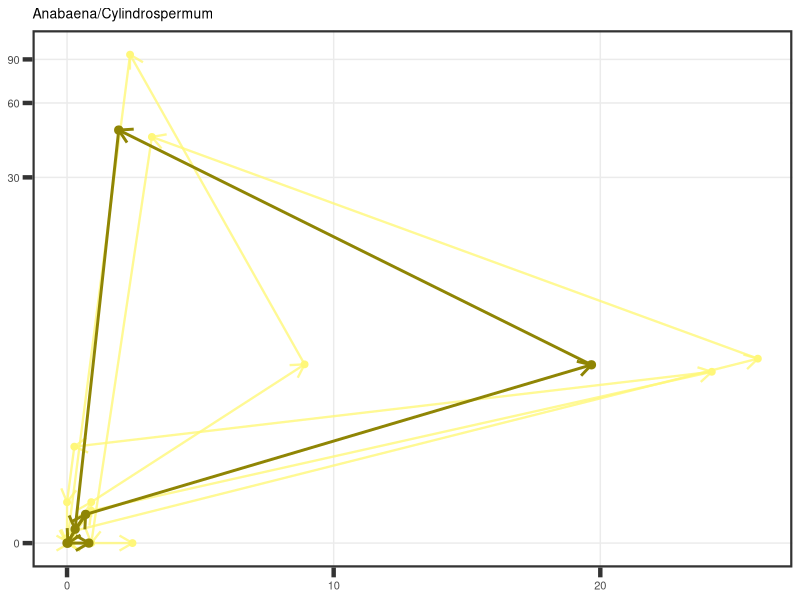
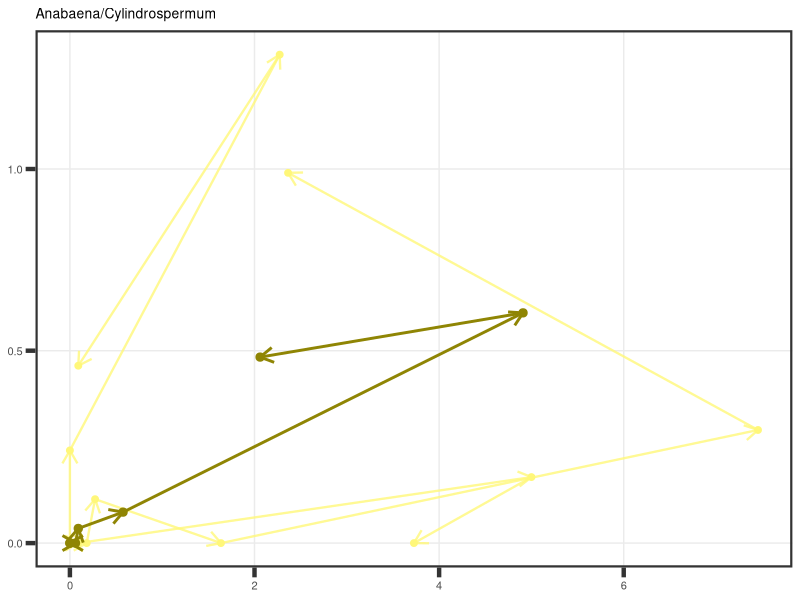
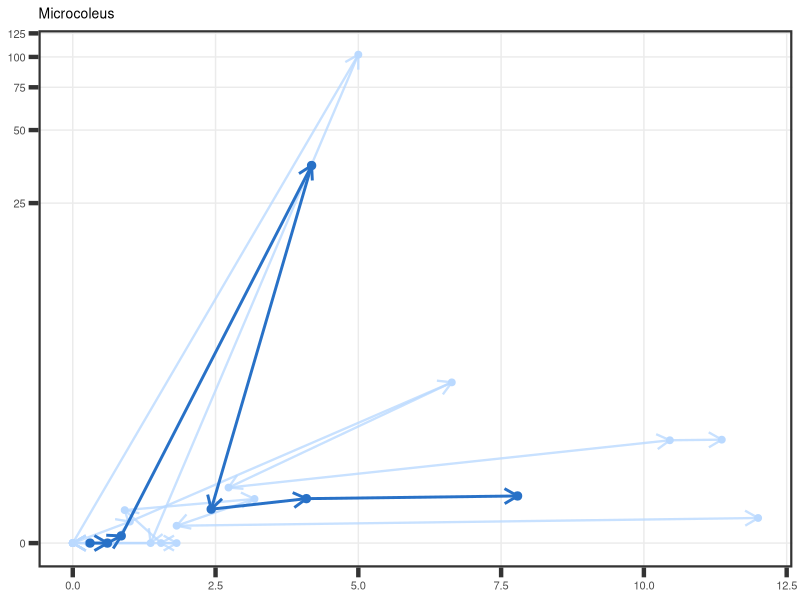
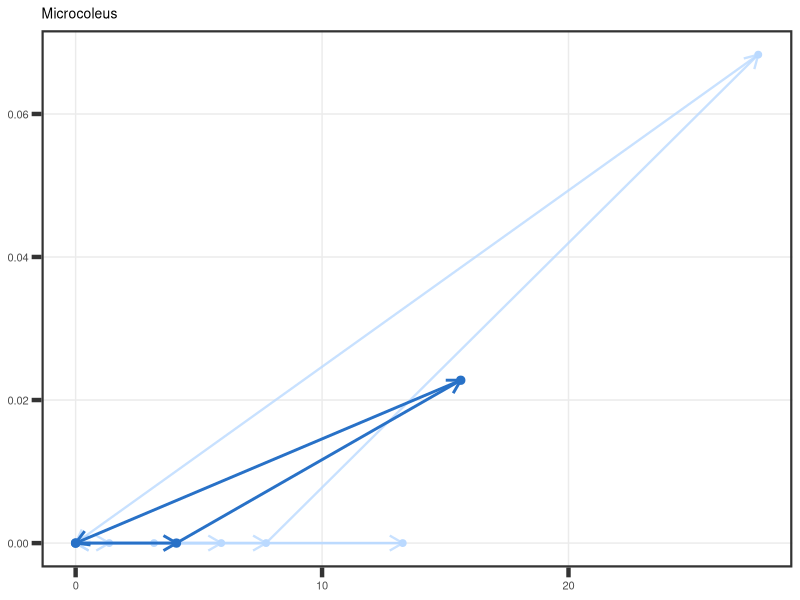
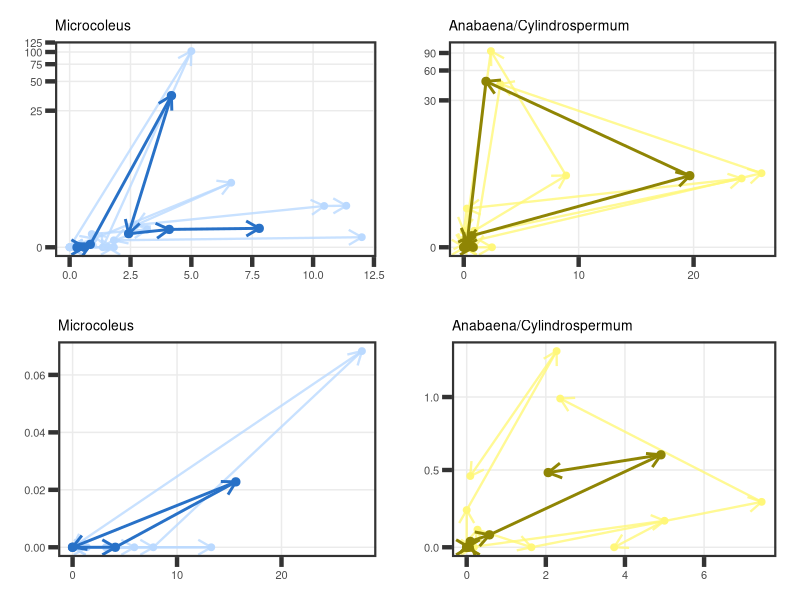
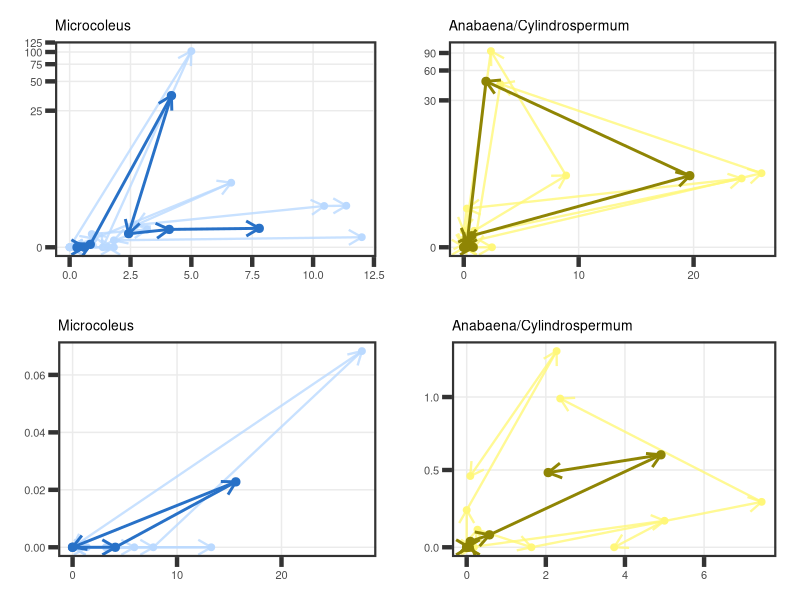

R code for these plots, in order:
#### Supplemental figure to explore cover & ATX with biweekly 2022 data
### Jordan Zabrecky
## last edited: 08.13.2025

# This script creates a supplementary figure to explore the relationships
# between taxa-specific cover and ATX for biweekly 2022 data

#### (1) Loading libraries and data ####

# loading libraries
lapply(c("tidyverse", "lubridate", "plyr", "cowplot", "gridExtra", "grid",
         "ggtext"), 
       require, character.only = T)

# loading in cover and anatoxins
data <- read.csv("./data/field_and_lab/allrivers22_combined.csv") %>% 
  mutate(field_date = ymd(field_date)) %>% 
  select(field_date, site_reach, site, microcoleus, anabaena_cylindrospermum,
         TM_ATX_all_ug_g, TAC_ATX_all_ug_g)

# fill in ATX NAs with zero
data$TM_ATX_all_ug_g <- replace_na(data$TM_ATX_all_ug_g, 0)
data$TAC_ATX_all_ug_g <- replace_na(data$TAC_ATX_all_ug_g, 0)

# set universal theme for plots
theme_set(theme_bw() +
            theme(panel.grid.minor = element_blank(), strip.background = element_blank(),
                  panel.grid.major = element_blank(), panel.border = element_rect(linewidth = 3), axis.ticks = element_line(linewidth = 2.8),
                  text = element_text(size = 15), strip.text = element_text(size = 15),
                  plot.margin = unit(c(.5, 0, 0, 0), "cm"),
                  axis.ticks.length=unit(.25, "cm"), 
                  plot.title = element_markdown(hjust = 0.5)))

# change 7/6 Russian sampling to 7/6 to match the other two 
# (was supposed to sample the first day but field day was taking too long so came back)
data$field_date[which(data$field_date == as.Date("2022-07-07"))] <- as.Date("2022-07-06")

# calculate mean behavior 
mean_data <- data %>% 
  dplyr::group_by(field_date, site) %>% 
  dplyr::summarize(mean_micro_cover = mean(microcoleus),
                   mean_anacyl_cover = mean(anabaena_cylindrospermum),
                   mean_TM_ATX = mean(TM_ATX_all_ug_g),
                   mean_TAC_ATX = mean(TAC_ATX_all_ug_g))
# order by site 
mean_data <- mean_data[order(mean_data$site),]

#### (2) Cover & ATX figures ####

# set universal theme for all plots
theme_set(theme_bw() + 
            theme(legend.position = "bottom", 
                  panel.grid.minor = element_blank(),
                  panel.border = element_rect(linewidth = 1.5), axis.ticks = element_line(linewidth = 1.5),
                  text = element_text(size = 10), axis.ticks.length=unit(.25, "cm"),
                  strip.background = element_blank(), plot.title = element_text(size=10)))

# need to make manual dataframes so that two sites are not
# linked together in geom_segment
data$end_micro_cover <- c(data$microcoleus[-1], NA)
data$end_anacyl_cover <- c(data$anabaena_cylindrospermum[-1], NA)
data$end_TM_atx <-  c(data$TM_ATX_all_ug_g[-1], NA)
data$end_TAC_atx <- c(data$TAC_ATX_all_ug_g[-1], NA)

# do the same for mean data
mean_data$end_micro_cover <- c(mean_data$mean_micro_cover[-1], NA)
mean_data$end_anacyl_cover <- c(mean_data$mean_anacyl_cover[-1], NA)
mean_data$end_TM_atx <-  c(mean_data$mean_TM_ATX[-1], NA)
mean_data$end_TAC_atx <- c(mean_data$mean_TAC_ATX[-1], NA)

# add in NAs to cut the segment on last field days
data[which(data$field_date == ymd("2022-09-15")), 
     c("end_micro_cover", "end_anacyl_cover", "end_TM_atx", "end_TAC_atx")] <- NA
data[which(data$field_date == ymd("2022-09-17")), 
     c("end_micro_cover", "end_anacyl_cover", "end_TM_atx", "end_TAC_atx")] <- NA
data[which(data$field_date == ymd("2022-09-22")), 
     c("end_micro_cover", "end_anacyl_cover", "end_TM_atx", "end_TAC_atx")] <- NA
mean_data[which(mean_data$field_date == ymd("2022-09-15")), 
     c("end_micro_cover", "end_anacyl_cover", "end_TM_atx", "end_TAC_atx")] <- NA
mean_data[which(mean_data$field_date == ymd("2022-09-17")), 
     c("end_micro_cover", "end_anacyl_cover", "end_TM_atx", "end_TAC_atx")] <- NA
mean_data[which(mean_data$field_date == ymd("2022-09-22")), 
     c("end_micro_cover", "end_anacyl_cover", "end_TM_atx", "end_TAC_atx")] <- NA

## anabaena/cylindrospermum

# south fork eel river
sfkeel_ana <- ggplot(data = data %>% filter(site == "SFE-M"), 
                     aes(anabaena_cylindrospermum, TAC_ATX_all_ug_g)) +
  geom_point(size = 2, color = "#fff77a") +
  geom_segment(data = data %>% filter(site == "SFE-M"), linewidth = 0.8, alpha = 0.8,
               aes(xend = end_anacyl_cover, yend = end_TAC_atx), color = "#fff77a",
               arrow = arrow(type = "open", length = unit(0.15, "inches"))) +
  geom_point(data = mean_data %>% filter(site == "SFE-M"), 
             aes(x = mean_anacyl_cover, y = mean_TAC_ATX), 
             color = "#8f8504", size = 2.5) +
  geom_segment(data = mean_data %>% filter(site == "SFE-M"), linewidth = 1, 
               color = "#8f8504",
               aes(x = mean_anacyl_cover,
                   y = mean_TAC_ATX,
                   xend = end_anacyl_cover,
                   yend = end_TAC_atx),
               arrow = arrow(type = "open", length = unit(0.15, "inches"))) +
  labs(y = NULL, x = NULL, title = "Anabaena/Cylindrospermum") +
  scale_y_continuous(trans=scales::pseudo_log_trans(base = 10)) +
  theme(legend.position = "top")
sfkeel_ana # why is color weird


rus_ana <- ggplot(data = data %>% filter(site == "RUS"),
                           aes(anabaena_cylindrospermum, TAC_ATX_all_ug_g)) +
  geom_point(size = 2, color = "#fff77a") +
  geom_segment(data = data %>% filter(site == "RUS"), linewidth = 0.8, alpha = 0.8,
               aes(xend = end_anacyl_cover, yend = end_TAC_atx), color = "#fff77a",
               arrow = arrow(type = "open", length = unit(0.15, "inches"))) +
  geom_point(data = mean_data %>% filter(site == "RUS"), 
             aes(x = mean_anacyl_cover, y = mean_TAC_ATX), 
             color = "#8f8504", size = 2.5) +
  geom_segment(data = mean_data %>% filter(site == "RUS"), linewidth = 1, 
               color = "#8f8504",
               aes(x = mean_anacyl_cover,
                   y = mean_TAC_ATX,
                   xend = end_anacyl_cover,
                   yend = end_TAC_atx),
               arrow = arrow(type = "open", length = unit(0.15, "inches"))) +
  labs(y = NULL, x = NULL, title = "Anabaena/Cylindrospermum") +
  scale_y_continuous(trans=scales::pseudo_log_trans(base = 10)) +
  theme(legend.position = "top")
rus_ana

## microcoleus

# south fork eel river
sfkeel_micro <- ggplot(data = data %>% filter(site == "SFE-M"), 
                       aes(microcoleus, TM_ATX_all_ug_g)) + 
     geom_point(size = 2, color = "#bad9ff") +
     geom_segment(data = data %>% filter(site == "SFE-M"), linewidth = 0.8, alpha = 0.8,
                  aes(xend = end_micro_cover,
                      yend = end_TM_atx),
                  color = "#bad9ff",
                  arrow = arrow(type = "open", length = unit(0.15, "inches"))) +
     geom_point(data = mean_data %>% filter(site == "SFE-M"), aes(x = mean_micro_cover, y = mean_TM_ATX), 
                color = "#2871c7", size = 2.5) +
     geom_segment(data = mean_data %>% filter(site == "SFE-M"), linewidth = 1, color = "#2871c7",
                  aes(x = mean_micro_cover,
                      y = mean_TM_ATX,
                      xend = end_micro_cover,
                      yend = end_TM_atx),
                  arrow = arrow(type = "open", length = unit(0.15, "inches"))) +
     labs(y = NULL, x = NULL, title = "Microcoleus") +
     scale_y_continuous(trans=scales::pseudo_log_trans(base = 10)) +
     theme(legend.position = "top")
sfkeel_micro

# salmon
sal_micro <- ggplot(data = data %>% filter(site == "SAL"), 
                    aes(microcoleus, TM_ATX_all_ug_g)) + 
  geom_point(size = 2, color = "#bad9ff") +
  geom_segment(data = data %>% filter(site == "SAL"), linewidth = 0.8, alpha = 0.8,
               aes(xend = end_micro_cover,
                   yend = end_TM_atx),
               color = "#bad9ff",
               arrow = arrow(type = "open", length = unit(0.15, "inches"))) +
  geom_point(data = mean_data %>% filter(site == "SAL"), aes(x = mean_micro_cover, y = mean_TM_ATX), 
             color = "#2871c7", size = 2.5) +
  geom_segment(data = mean_data %>% filter(site == "SAL"), linewidth = 1, color = "#2871c7",
               aes(x = mean_micro_cover,
                   y = mean_TM_ATX,
                   xend = end_micro_cover,
                   yend = end_TM_atx),
               arrow = arrow(type = "open", length = unit(0.15, "inches"))) +
  labs(y = NULL, x = NULL, title = "Microcoleus") +
  scale_y_continuous(trans=scales::pseudo_log_trans(base = 10)) +
  theme(legend.position = "top")
sal_micro

#### (3) Putting together plots and saving ####

# plot all
all <- plot_grid(sfkeel_micro, sfkeel_ana, sal_micro, rus_ana, scale = 0.92) +
  theme(plot.background = element_rect(fill = "white", color = "white"))
all # russian not as illustrative, but keeping it for now as 
# we never saw it's final decline in cover at the end of the season

# save figure
ggsave("./figures/sfig_cover_ATX_covary_2022_notfinal.tiff", dpi = 600, 
       width=16, height=16, unit="cm")
